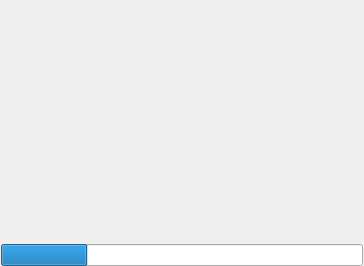
<?xml version="1.0" encoding="UTF-8"?>
<ui version="4.0">
 <class>QGenieSplash</class>
 <widget class="QWidget" name="QGenieSplash">
  <property name="geometry">
   <rect>
    <x>0</x>
    <y>0</y>
    <width>364</width>
    <height>266</height>
   </rect>
  </property>
  <property name="windowTitle">
   <string>Form</string>
  </property>
  <property name="styleSheet">
   <string notr="true"/>
  </property>
  <layout class="QVBoxLayout" name="verticalLayout">
   <property name="spacing">
    <number>0</number>
   </property>
   <property name="margin">
    <number>0</number>
   </property>
   <item>
    <widget class="QFrame" name="splashframe">
     <property name="styleSheet">
      <string notr="true">#splashframe
{
background-image: url(:/splash.png);
border:none;
}</string>
     </property>
     <property name="frameShape">
      <enum>QFrame::StyledPanel</enum>
     </property>
     <property name="frameShadow">
      <enum>QFrame::Raised</enum>
     </property>
     <layout class="QVBoxLayout" name="verticalLayout_2">
      <property name="spacing">
       <number>0</number>
      </property>
      <property name="leftMargin">
       <number>1</number>
      </property>
      <property name="topMargin">
       <number>0</number>
      </property>
      <property name="rightMargin">
       <number>1</number>
      </property>
      <property name="bottomMargin">
       <number>0</number>
      </property>
      <item>
       <spacer name="verticalSpacer">
        <property name="orientation">
         <enum>Qt::Vertical</enum>
        </property>
        <property name="sizeHint" stdset="0">
         <size>
          <width>20</width>
          <height>40</height>
         </size>
        </property>
       </spacer>
      </item>
      <item>
       <widget class="QProgressBar" name="progresssplash">
        <property name="minimumSize">
         <size>
          <width>0</width>
          <height>0</height>
         </size>
        </property>
        <property name="styleSheet">
         <string notr="true">font: 75 10px &quot;Arial&quot;;</string>
        </property>
        <property name="value">
         <number>24</number>
        </property>
        <property name="textVisible">
         <bool>false</bool>
        </property>
       </widget>
      </item>
     </layout>
    </widget>
   </item>
  </layout>
 </widget>
 <resources/>
 <connections/>
</ui>
